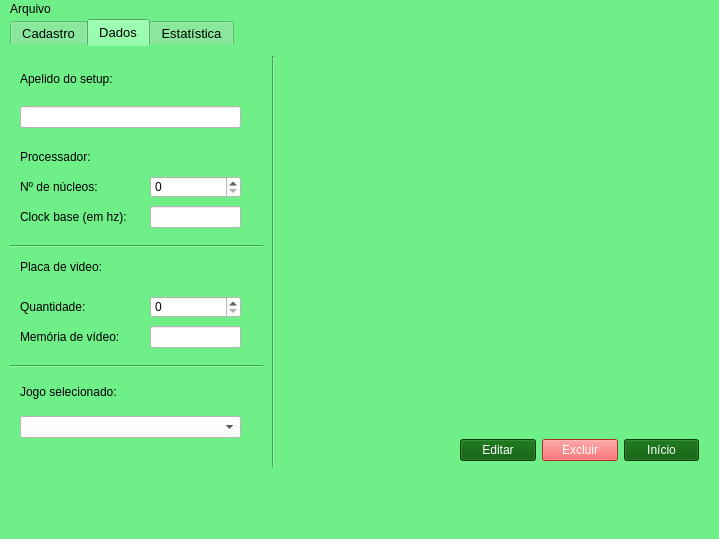
<?xml version="1.0" encoding="UTF-8"?>
<ui version="4.0">
 <class>MainWindow</class>
 <widget class="QMainWindow" name="MainWindow">
  <property name="geometry">
   <rect>
    <x>0</x>
    <y>0</y>
    <width>719</width>
    <height>539</height>
   </rect>
  </property>
  <property name="windowTitle">
   <string>MainWindow</string>
  </property>
  <property name="styleSheet">
   <string notr="true">background-color: rgb(110, 239, 136);</string>
  </property>
  <widget class="QWidget" name="centralwidget">
   <property name="styleSheet">
    <string notr="true">background-color: rgb(110, 239, 136);</string>
   </property>
   <widget class="QTabWidget" name="tabWidget">
    <property name="geometry">
     <rect>
      <x>10</x>
      <y>0</y>
      <width>791</width>
      <height>551</height>
     </rect>
    </property>
    <property name="font">
     <font>
      <pointsize>10</pointsize>
      <weight>50</weight>
      <italic>false</italic>
      <bold>false</bold>
      <underline>false</underline>
      <strikeout>false</strikeout>
      <kerning>true</kerning>
     </font>
    </property>
    <property name="contextMenuPolicy">
     <enum>Qt::PreventContextMenu</enum>
    </property>
    <property name="styleSheet">
     <string notr="true">background-color: rgb(110, 239, 136);
border-color: rgb(255, 0, 4);</string>
    </property>
    <property name="currentIndex">
     <number>1</number>
    </property>
    <widget class="QWidget" name="tab">
     <attribute name="title">
      <string>Cadastro</string>
     </attribute>
     <widget class="QLabel" name="label_9">
      <property name="geometry">
       <rect>
        <x>-20</x>
        <y>10</y>
        <width>741</width>
        <height>211</height>
       </rect>
      </property>
      <property name="styleSheet">
       <string notr="true">image: url(:/logo.png);
background-color: rgb(110, 239, 136);</string>
      </property>
      <property name="text">
       <string/>
      </property>
     </widget>
     <widget class="Line" name="line_4">
      <property name="geometry">
       <rect>
        <x>10</x>
        <y>210</y>
        <width>701</width>
        <height>20</height>
       </rect>
      </property>
      <property name="orientation">
       <enum>Qt::Horizontal</enum>
      </property>
     </widget>
     <widget class="QPushButton" name="addSetupButton">
      <property name="geometry">
       <rect>
        <x>40</x>
        <y>440</y>
        <width>641</width>
        <height>31</height>
       </rect>
      </property>
      <property name="styleSheet">
       <string notr="true">font: 75 12pt &quot;MS Shell Dlg 2&quot;;
color: rgb(255, 255, 255);
background-color: rgb(0, 85, 0);

</string>
      </property>
      <property name="text">
       <string>Adicionar setup</string>
      </property>
     </widget>
     <widget class="QWidget" name="layoutWidget">
      <property name="geometry">
       <rect>
        <x>40</x>
        <y>380</y>
        <width>641</width>
        <height>46</height>
       </rect>
      </property>
      <layout class="QHBoxLayout" name="horizontalLayout_6">
       <item>
        <widget class="QLabel" name="label_7">
         <property name="minimumSize">
          <size>
           <width>317</width>
           <height>0</height>
          </size>
         </property>
         <property name="text">
          <string>&lt;html&gt;&lt;head/&gt;&lt;body&gt;&lt;p&gt;&lt;span style=&quot; font-size:10pt; font-weight:600;&quot;&gt;Apelido do setup:&lt;/span&gt;&lt;/p&gt;&lt;/body&gt;&lt;/html&gt;</string>
         </property>
        </widget>
       </item>
       <item>
        <widget class="QLineEdit" name="apelidoSetupLine">
         <property name="styleSheet">
          <string notr="true">background-color: rgb(255, 255, 255);</string>
         </property>
        </widget>
       </item>
      </layout>
     </widget>
     <widget class="QWidget" name="layoutWidget">
      <property name="geometry">
       <rect>
        <x>40</x>
        <y>330</y>
        <width>641</width>
        <height>48</height>
       </rect>
      </property>
      <layout class="QHBoxLayout" name="horizontalLayout_7">
       <item>
        <widget class="QLabel" name="label_8">
         <property name="text">
          <string>&lt;html&gt;&lt;head/&gt;&lt;body&gt;&lt;p&gt;&lt;span style=&quot; font-size:10pt; font-weight:600;&quot;&gt;Jogo desejado:&lt;/span&gt;&lt;/p&gt;&lt;/body&gt;&lt;/html&gt;</string>
         </property>
        </widget>
       </item>
       <item>
        <widget class="QComboBox" name="comboBoxEstilo">
         <property name="styleSheet">
          <string notr="true">background-color: rgb(255, 255, 255);</string>
         </property>
         <item>
          <property name="text">
           <string/>
          </property>
         </item>
         <item>
          <property name="text">
           <string>Combat Arms</string>
          </property>
         </item>
         <item>
          <property name="text">
           <string>League of Legends</string>
          </property>
         </item>
         <item>
          <property name="text">
           <string>Overwatch</string>
          </property>
         </item>
         <item>
          <property name="text">
           <string>Rainbow 6</string>
          </property>
         </item>
         <item>
          <property name="text">
           <string>GTA V</string>
          </property>
         </item>
        </widget>
       </item>
      </layout>
     </widget>
     <widget class="QWidget" name="layoutWidget">
      <property name="geometry">
       <rect>
        <x>40</x>
        <y>240</y>
        <width>261</width>
        <height>81</height>
       </rect>
      </property>
      <layout class="QVBoxLayout" name="verticalLayout">
       <item>
        <widget class="QLabel" name="label_2">
         <property name="styleSheet">
          <string notr="true">font: 75 12pt &quot;MS Shell Dlg 2&quot;;</string>
         </property>
         <property name="text">
          <string>&lt;html&gt;&lt;head/&gt;&lt;body&gt;&lt;p&gt;&lt;span style=&quot; font-size:14pt; font-weight:600;&quot;&gt;Processador&lt;/span&gt;&lt;/p&gt;&lt;/body&gt;&lt;/html&gt;</string>
         </property>
         <property name="alignment">
          <set>Qt::AlignCenter</set>
         </property>
        </widget>
       </item>
       <item>
        <layout class="QHBoxLayout" name="horizontalLayout">
         <item>
          <widget class="QLabel" name="label_6">
           <property name="minimumSize">
            <size>
             <width>136</width>
             <height>0</height>
            </size>
           </property>
           <property name="styleSheet">
            <string notr="true">font: 10pt &quot;MS Shell Dlg 2&quot;;</string>
           </property>
           <property name="text">
            <string>&lt;html&gt;&lt;head/&gt;&lt;body&gt;&lt;p&gt;&lt;span style=&quot; font-weight:600;&quot;&gt;Nº de núcleos:&lt;/span&gt;&lt;/p&gt;&lt;/body&gt;&lt;/html&gt;</string>
           </property>
          </widget>
         </item>
         <item>
          <widget class="QSpinBox" name="spinBoxNucleos">
           <property name="styleSheet">
            <string notr="true">background-color: rgb(255, 255, 255);</string>
           </property>
          </widget>
         </item>
        </layout>
       </item>
       <item>
        <layout class="QVBoxLayout" name="verticalLayout_5">
         <item>
          <layout class="QHBoxLayout" name="horizontalLayout_2">
           <item>
            <layout class="QVBoxLayout" name="verticalLayout_7"/>
           </item>
           <item>
            <widget class="QLabel" name="label_3">
             <property name="styleSheet">
              <string notr="true">font: 10pt &quot;MS Shell Dlg 2&quot;;</string>
             </property>
             <property name="text">
              <string>&lt;html&gt;&lt;head/&gt;&lt;body&gt;&lt;p&gt;&lt;span style=&quot; font-weight:600;&quot;&gt;Clock base (em hz):&lt;/span&gt;&lt;/p&gt;&lt;/body&gt;&lt;/html&gt;</string>
             </property>
            </widget>
           </item>
           <item>
            <widget class="QLineEdit" name="clockNucleoLine">
             <property name="styleSheet">
              <string notr="true">background-color: rgb(255, 255, 255);</string>
             </property>
            </widget>
           </item>
          </layout>
         </item>
        </layout>
       </item>
      </layout>
     </widget>
     <widget class="QWidget" name="layoutWidget">
      <property name="geometry">
       <rect>
        <x>420</x>
        <y>240</y>
        <width>261</width>
        <height>81</height>
       </rect>
      </property>
      <layout class="QVBoxLayout" name="verticalLayout_8">
       <item>
        <widget class="QLabel" name="label_5">
         <property name="styleSheet">
          <string notr="true">font: 75 12pt &quot;MS Shell Dlg 2&quot;;</string>
         </property>
         <property name="text">
          <string>&lt;html&gt;&lt;head/&gt;&lt;body&gt;&lt;p&gt;&lt;span style=&quot; font-size:14pt; font-weight:600;&quot;&gt;Placa de video&lt;/span&gt;&lt;/p&gt;&lt;/body&gt;&lt;/html&gt;</string>
         </property>
         <property name="alignment">
          <set>Qt::AlignCenter</set>
         </property>
        </widget>
       </item>
       <item>
        <layout class="QVBoxLayout" name="verticalLayout_2">
         <item>
          <layout class="QHBoxLayout" name="horizontalLayout_4">
           <item>
            <widget class="QLabel" name="label">
             <property name="minimumSize">
              <size>
               <width>154</width>
               <height>0</height>
              </size>
             </property>
             <property name="styleSheet">
              <string notr="true">font: 10pt &quot;MS Shell Dlg 2&quot;;</string>
             </property>
             <property name="text">
              <string>&lt;html&gt;&lt;head/&gt;&lt;body&gt;&lt;p&gt;&lt;span style=&quot; font-weight:600;&quot;&gt;Nº de placas:&lt;/span&gt;&lt;/p&gt;&lt;/body&gt;&lt;/html&gt;</string>
             </property>
            </widget>
           </item>
           <item>
            <widget class="QSpinBox" name="spinBoxPlacas">
             <property name="styleSheet">
              <string notr="true">background-color: rgb(255, 255, 255);</string>
             </property>
            </widget>
           </item>
          </layout>
         </item>
         <item>
          <layout class="QHBoxLayout" name="horizontalLayout_3">
           <item>
            <widget class="QLabel" name="label_4">
             <property name="styleSheet">
              <string notr="true">font: 10pt &quot;MS Shell Dlg 2&quot;;</string>
             </property>
             <property name="text">
              <string>&lt;html&gt;&lt;head/&gt;&lt;body&gt;&lt;p&gt;&lt;span style=&quot; font-weight:600;&quot;&gt;Memória de vídeo (mb):&lt;/span&gt;&lt;/p&gt;&lt;/body&gt;&lt;/html&gt;</string>
             </property>
            </widget>
           </item>
           <item>
            <widget class="QLineEdit" name="memVideoLine">
             <property name="styleSheet">
              <string notr="true">background-color: rgb(255, 255, 255);</string>
             </property>
            </widget>
           </item>
          </layout>
         </item>
        </layout>
       </item>
      </layout>
     </widget>
    </widget>
    <widget class="QWidget" name="tab_2">
     <attribute name="title">
      <string>Dados</string>
     </attribute>
     <widget class="QStackedWidget" name="pags">
      <property name="geometry">
       <rect>
        <x>0</x>
        <y>0</y>
        <width>711</width>
        <height>421</height>
       </rect>
      </property>
      <property name="currentIndex">
       <number>1</number>
      </property>
      <widget class="QWidget" name="page">
       <widget class="QTableWidget" name="tabela">
        <property name="geometry">
         <rect>
          <x>10</x>
          <y>0</y>
          <width>701</width>
          <height>411</height>
         </rect>
        </property>
        <property name="font">
         <font>
          <pointsize>30</pointsize>
         </font>
        </property>
        <property name="styleSheet">
         <string notr="true">background-color: rgb(255, 255, 255);</string>
        </property>
        <property name="showGrid">
         <bool>false</bool>
        </property>
        <attribute name="horizontalHeaderVisible">
         <bool>false</bool>
        </attribute>
        <attribute name="horizontalHeaderShowSortIndicator" stdset="0">
         <bool>false</bool>
        </attribute>
        <attribute name="horizontalHeaderStretchLastSection">
         <bool>true</bool>
        </attribute>
        <attribute name="verticalHeaderVisible">
         <bool>false</bool>
        </attribute>
        <column>
         <property name="text">
          <string>Nome</string>
         </property>
        </column>
        <column>
         <property name="text">
          <string>Como Roda</string>
         </property>
        </column>
        <column>
         <property name="text">
          <string>Jogo</string>
         </property>
        </column>
       </widget>
      </widget>
      <widget class="QWidget" name="page_2">
       <widget class="QLabel" name="label_10">
        <property name="geometry">
         <rect>
          <x>10</x>
          <y>100</y>
          <width>161</width>
          <height>21</height>
         </rect>
        </property>
        <property name="styleSheet">
         <string notr="true">font: 75 16pt &quot;MS Shell Dlg 2&quot;;</string>
        </property>
        <property name="text">
         <string>Processador:</string>
        </property>
        <property name="alignment">
         <set>Qt::AlignLeading|Qt::AlignLeft|Qt::AlignVCenter</set>
        </property>
       </widget>
       <widget class="QWidget" name="layoutWidget">
        <property name="geometry">
         <rect>
          <x>450</x>
          <y>390</y>
          <width>239</width>
          <height>29</height>
         </rect>
        </property>
        <layout class="QHBoxLayout" name="horizontalLayout_8">
         <item>
          <widget class="QPushButton" name="salvarEd">
           <property name="styleSheet">
            <string notr="true">font: 75 12pt &quot;MS Shell Dlg 2&quot;;
color: rgb(255, 255, 255);
background-color: rgb(0, 85, 0);

</string>
           </property>
           <property name="text">
            <string>Editar</string>
           </property>
          </widget>
         </item>
         <item>
          <widget class="QPushButton" name="excluirEd">
           <property name="styleSheet">
            <string notr="true">font: 75 12pt &quot;MS Shell Dlg 2&quot;;
color: rgb(255, 255, 255);
background-color: rgb(255, 57, 57);

</string>
           </property>
           <property name="text">
            <string>Excluir</string>
           </property>
          </widget>
         </item>
         <item>
          <widget class="QPushButton" name="homeEd">
           <property name="styleSheet">
            <string notr="true">font: 75 12pt &quot;MS Shell Dlg 2&quot;;
color: rgb(255, 255, 255);
background-color: rgb(0, 85, 0);

</string>
           </property>
           <property name="text">
            <string>Início</string>
           </property>
          </widget>
         </item>
        </layout>
       </widget>
       <widget class="Line" name="line">
        <property name="geometry">
         <rect>
          <x>0</x>
          <y>190</y>
          <width>271</width>
          <height>20</height>
         </rect>
        </property>
        <property name="orientation">
         <enum>Qt::Horizontal</enum>
        </property>
       </widget>
       <widget class="QLineEdit" name="apelidoSetupLine_2">
        <property name="geometry">
         <rect>
          <x>10</x>
          <y>60</y>
          <width>221</width>
          <height>22</height>
         </rect>
        </property>
        <property name="styleSheet">
         <string notr="true">background-color: rgb(255, 255, 255);
</string>
        </property>
       </widget>
       <widget class="QLabel" name="label_17">
        <property name="geometry">
         <rect>
          <x>10</x>
          <y>20</y>
          <width>239</width>
          <height>25</height>
         </rect>
        </property>
        <property name="styleSheet">
         <string notr="true">font: 75 16pt &quot;MS Shell Dlg 2&quot;;</string>
        </property>
        <property name="text">
         <string>Apelido do setup:</string>
        </property>
       </widget>
       <widget class="QLabel" name="label_11">
        <property name="geometry">
         <rect>
          <x>10</x>
          <y>130</y>
          <width>91</width>
          <height>22</height>
         </rect>
        </property>
        <property name="styleSheet">
         <string notr="true">font: 10pt &quot;MS Shell Dlg 2&quot;;</string>
        </property>
        <property name="text">
         <string>Nº de núcleos:</string>
        </property>
       </widget>
       <widget class="QSpinBox" name="spinBoxNucleos_2">
        <property name="geometry">
         <rect>
          <x>140</x>
          <y>130</y>
          <width>91</width>
          <height>22</height>
         </rect>
        </property>
        <property name="styleSheet">
         <string notr="true">background-color: rgb(255, 255, 255);
</string>
        </property>
       </widget>
       <widget class="QLineEdit" name="clockNucleoLine_2">
        <property name="geometry">
         <rect>
          <x>140</x>
          <y>160</y>
          <width>91</width>
          <height>22</height>
         </rect>
        </property>
        <property name="styleSheet">
         <string notr="true">background-color: rgb(255, 255, 255);
</string>
        </property>
       </widget>
       <widget class="QLabel" name="label_12">
        <property name="geometry">
         <rect>
          <x>10</x>
          <y>160</y>
          <width>121</width>
          <height>22</height>
         </rect>
        </property>
        <property name="styleSheet">
         <string notr="true">font: 10pt &quot;MS Shell Dlg 2&quot;;</string>
        </property>
        <property name="text">
         <string>Clock base (em hz):</string>
        </property>
       </widget>
       <widget class="QLabel" name="label_13">
        <property name="geometry">
         <rect>
          <x>10</x>
          <y>210</y>
          <width>141</width>
          <height>22</height>
         </rect>
        </property>
        <property name="styleSheet">
         <string notr="true">font: 75 16pt &quot;MS Shell Dlg 2&quot;;</string>
        </property>
        <property name="text">
         <string>Placa de video:</string>
        </property>
        <property name="alignment">
         <set>Qt::AlignLeading|Qt::AlignLeft|Qt::AlignVCenter</set>
        </property>
       </widget>
       <widget class="QSpinBox" name="spinBoxPlacas_2">
        <property name="geometry">
         <rect>
          <x>140</x>
          <y>250</y>
          <width>91</width>
          <height>22</height>
         </rect>
        </property>
        <property name="styleSheet">
         <string notr="true">background-color: rgb(255, 255, 255);</string>
        </property>
       </widget>
       <widget class="QLabel" name="label_14">
        <property name="geometry">
         <rect>
          <x>10</x>
          <y>250</y>
          <width>81</width>
          <height>21</height>
         </rect>
        </property>
        <property name="text">
         <string>Quantidade:</string>
        </property>
       </widget>
       <widget class="QLabel" name="label_15">
        <property name="geometry">
         <rect>
          <x>10</x>
          <y>280</y>
          <width>107</width>
          <height>22</height>
         </rect>
        </property>
        <property name="styleSheet">
         <string notr="true">font: 10pt &quot;MS Shell Dlg 2&quot;;</string>
        </property>
        <property name="text">
         <string>Memória de vídeo:</string>
        </property>
       </widget>
       <widget class="QLineEdit" name="memVideoLine_2">
        <property name="geometry">
         <rect>
          <x>140</x>
          <y>280</y>
          <width>91</width>
          <height>22</height>
         </rect>
        </property>
        <property name="styleSheet">
         <string notr="true">background-color: rgb(255, 255, 255);</string>
        </property>
       </widget>
       <widget class="QLabel" name="label_16">
        <property name="geometry">
         <rect>
          <x>10</x>
          <y>330</y>
          <width>151</width>
          <height>31</height>
         </rect>
        </property>
        <property name="styleSheet">
         <string notr="true">font: 75 14pt &quot;MS Shell Dlg 2&quot;;</string>
        </property>
        <property name="text">
         <string>Jogo selecionado:</string>
        </property>
       </widget>
       <widget class="Line" name="line_2">
        <property name="geometry">
         <rect>
          <x>0</x>
          <y>310</y>
          <width>271</width>
          <height>20</height>
         </rect>
        </property>
        <property name="orientation">
         <enum>Qt::Horizontal</enum>
        </property>
       </widget>
       <widget class="QComboBox" name="comboBoxEstilo_2">
        <property name="geometry">
         <rect>
          <x>10</x>
          <y>370</y>
          <width>221</width>
          <height>22</height>
         </rect>
        </property>
        <property name="styleSheet">
         <string notr="true">background-color: rgb(255, 255, 255);</string>
        </property>
        <item>
         <property name="text">
          <string/>
         </property>
        </item>
        <item>
         <property name="text">
          <string>Combat Arms</string>
         </property>
        </item>
        <item>
         <property name="text">
          <string>League of Legends</string>
         </property>
        </item>
        <item>
         <property name="text">
          <string>Overwatch</string>
         </property>
        </item>
        <item>
         <property name="text">
          <string>Rainbow 6</string>
         </property>
        </item>
        <item>
         <property name="text">
          <string>GTA V</string>
         </property>
        </item>
       </widget>
       <widget class="QLabel" name="label_game">
        <property name="geometry">
         <rect>
          <x>410</x>
          <y>40</y>
          <width>221</width>
          <height>220</height>
         </rect>
        </property>
        <property name="text">
         <string/>
        </property>
       </widget>
       <widget class="Line" name="line_3">
        <property name="geometry">
         <rect>
          <x>253</x>
          <y>10</y>
          <width>20</width>
          <height>411</height>
         </rect>
        </property>
        <property name="orientation">
         <enum>Qt::Vertical</enum>
        </property>
       </widget>
       <widget class="QLabel" name="labelRun">
        <property name="geometry">
         <rect>
          <x>280</x>
          <y>320</y>
          <width>411</width>
          <height>31</height>
         </rect>
        </property>
        <property name="styleSheet">
         <string notr="true">font: 75 16pt &quot;MS Shell Dlg 2&quot;;</string>
        </property>
        <property name="text">
         <string/>
        </property>
        <property name="alignment">
         <set>Qt::AlignCenter</set>
        </property>
       </widget>
      </widget>
     </widget>
    </widget>
    <widget class="QWidget" name="tab_3">
     <attribute name="title">
      <string>Estatística</string>
     </attribute>
     <widget class="QLabel" name="labelRun_2">
      <property name="geometry">
       <rect>
        <x>170</x>
        <y>80</y>
        <width>411</width>
        <height>31</height>
       </rect>
      </property>
      <property name="styleSheet">
       <string notr="true">font: 75 16pt &quot;MS Shell Dlg 2&quot;;</string>
      </property>
      <property name="text">
       <string/>
      </property>
      <property name="alignment">
       <set>Qt::AlignCenter</set>
      </property>
     </widget>
     <widget class="QLabel" name="label_18">
      <property name="geometry">
       <rect>
        <x>260</x>
        <y>30</y>
        <width>201</width>
        <height>31</height>
       </rect>
      </property>
      <property name="text">
       <string>&lt;html&gt;&lt;head/&gt;&lt;body&gt;&lt;p&gt;&lt;span style=&quot; font-size:12pt; font-weight:600;&quot;&gt;Como o atual jogo roda:&lt;/span&gt;&lt;/p&gt;&lt;/body&gt;&lt;/html&gt;</string>
      </property>
     </widget>
    </widget>
   </widget>
  </widget>
  <widget class="QMenuBar" name="menubar">
   <property name="geometry">
    <rect>
     <x>0</x>
     <y>0</y>
     <width>719</width>
     <height>21</height>
    </rect>
   </property>
   <widget class="QMenu" name="menuSalvar">
    <property name="title">
     <string>Arquivo</string>
    </property>
    <addaction name="actionAbrir"/>
    <addaction name="actionSalvar"/>
   </widget>
   <addaction name="menuSalvar"/>
  </widget>
  <widget class="QStatusBar" name="statusbar"/>
  <action name="actionAbrir">
   <property name="text">
    <string>Abrir</string>
   </property>
  </action>
  <action name="actionSalvar">
   <property name="text">
    <string>Salvar</string>
   </property>
  </action>
  <action name="actionExcluir">
   <property name="text">
    <string>Excluir</string>
   </property>
  </action>
  <action name="actionAlterar">
   <property name="text">
    <string>Alterar</string>
   </property>
  </action>
 </widget>
 <resources/>
 <connections/>
</ui>
